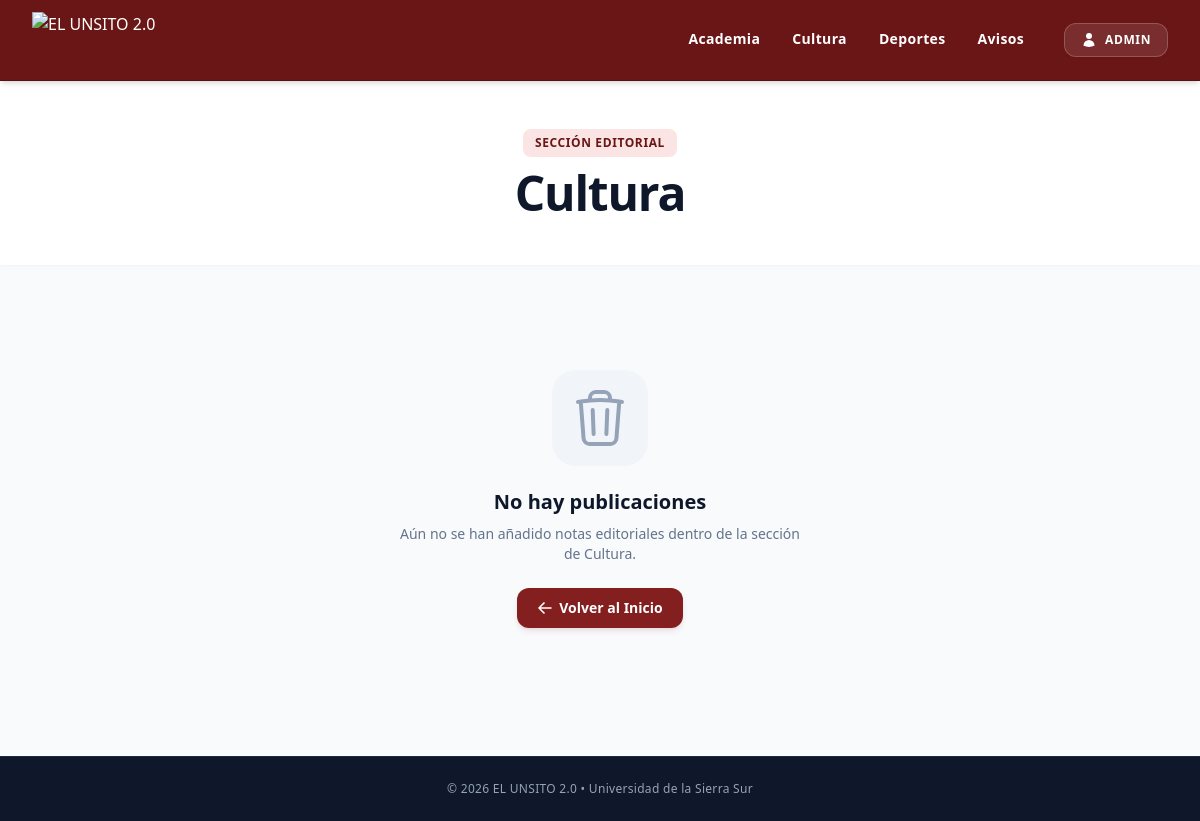
The page /seccion/cultura on the database as committed earlier.
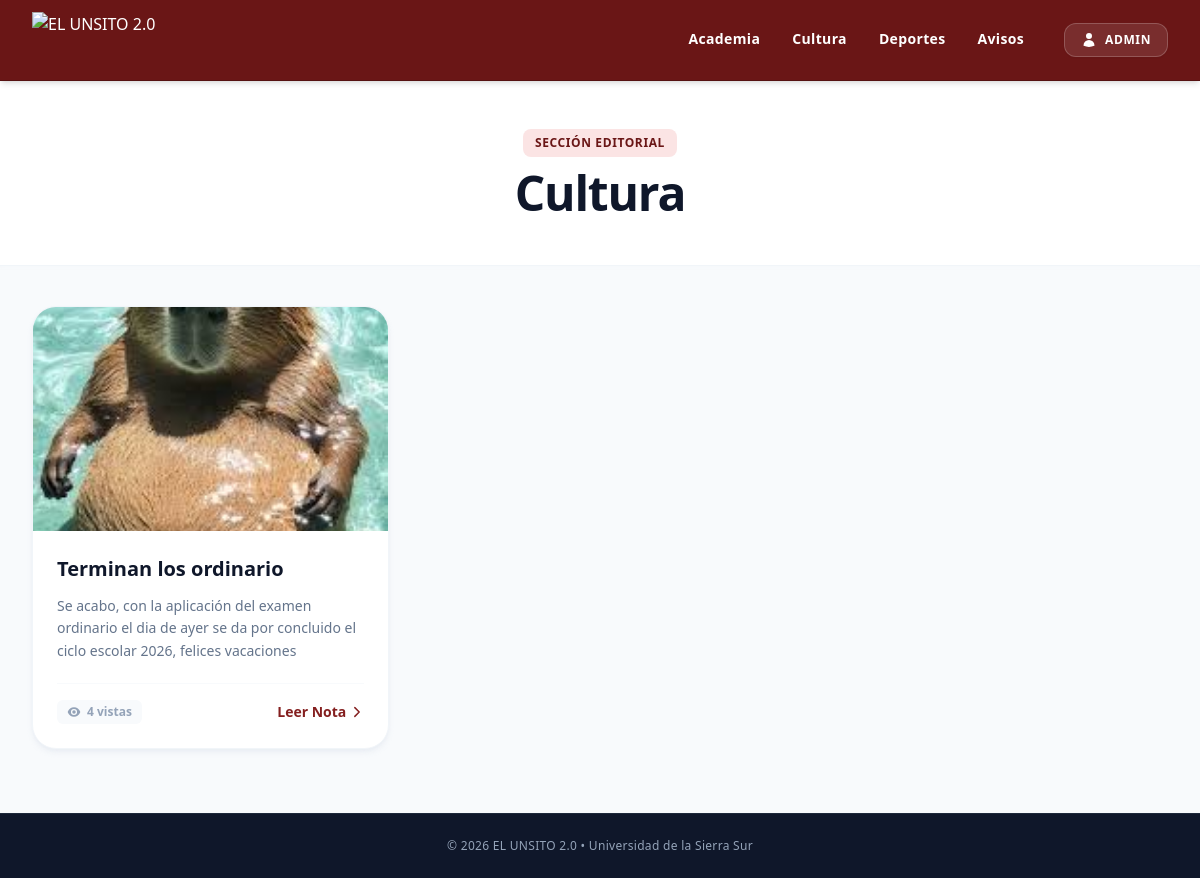
The same page on the database as committed later.
### app/models.py (models this page shows)
class Seccion(Base):
    __tablename__ = "secciones"
    id = Column(Integer, primary_key=True, index=True)
    nombre = Column(String, unique=True, index=True)  # Ej: "Deportes", "Cultura"
    slug = Column(String, unique=True, index=True)    # Ej: "act-depo", "act-cul"
    noticias = relationship("Noticia", back_populates="seccion")

class Noticia(Base):
    __tablename__ = "noticias"
    id = Column(Integer, primary_key=True, index=True)
    titulo = Column(String, nullable=False)
    contenido = Column(Text, nullable=False)
    imagen_url = Column(String, nullable=True)  # Nombre del archivo en /static/Noticias/
    fecha_creacion = Column(DateTime, default=datetime.utcnow)
    fecha_modificacion = Column(DateTime, default=datetime.utcnow, onupdate=datetime.utcnow)
    visitas = Column(Integer, default=0)
    seccion_id = Column(Integer, ForeignKey("secciones.id"))
    seccion = relationship("Seccion", back_populates="noticias")

### app/main.py (the view)
@app.get("/seccion/{slug}")
def ver_seccion(slug: str, request: Request, db: Session = Depends(get_db)):
    seccion = db.query(models.Seccion).filter(
        (models.Seccion.slug == slug.lower()) |
        (models.Seccion.nombre.ilike(slug))
    ).first()
    if not seccion:
        raise HTTPException(status_code=404, detail="Sección no encontrada")
    noticias = crud.obtener_noticias_por_seccion(db, seccion_slug=seccion.slug)
    return templates.TemplateResponse(
        request,
        "seccion.html",
        {"seccion": seccion, "noticias": noticias}
    )

### app/templates/seccion.html (shortened to what the changed rows need)
<!DOCTYPE html>
<html lang="es" class="h-full bg-slate-50">
<head>
    <script src="https://cdn.tailwindcss.com"></script>
</head>
<body class="flex flex-col min-h-full font-sans antialiased text-slate-800">
    <header class="bg-white py-12 border-b border-slate-100 mb-10 shadow-sm shadow-slate-100/50">
        <div class="max-w-7xl mx-auto px-4 sm:px-6 lg:px-8 text-center">
            <span class="inline-block bg-institucional-100 text-institucional-700 font-extrabold text-xs tracking-wider uppercase px-3 py-1.5 rounded-lg mb-3">
                Sección Editorial
            </span>
            <h1 class="text-4xl sm:text-5xl font-black text-slate-900 tracking-tight">
                {{ seccion.nombre }}
            </h1>
        </div>
    </header>
    <main class="flex-grow max-w-7xl w-full mx-auto px-4 sm:px-6 lg:px-8 mb-16">
        {% if noticias %}
            <div class="grid grid-cols-1 md:grid-cols-2 lg:grid-cols-3 gap-8">
                {% for noticia in noticias %}
                <article class="bg-white rounded-3xl shadow-md shadow-slate-200/60 border border-slate-100 overflow-hidden flex flex-col transform hover:-translate-y-1 hover:shadow-xl transition-all duration-300">
                    <div class="h-56 w-full bg-slate-100 overflow-hidden relative">
                        <img src="{{ noticia.imagen_url }}" class="w-full h-full object-cover object-center" alt="Portada de la nota">
                    </div>
                    <div class="p-6 flex flex-col flex-grow">
                        <h2 class="text-xl font-bold text-slate-900 line-clamp-2 mb-3 leading-snug">
                            {{ noticia.titulo }}
                        </h2>
                        <p class="text-slate-500 text-sm line-clamp-3 flex-grow mb-5 leading-relaxed">
                            {{ noticia.contenido }}
                        </p>
                        <div class="flex items-center justify-between pt-4 border-t border-slate-50">
                            <span class="inline-flex items-center gap-1.5 text-xs font-semibold text-slate-400 bg-slate-50 px-2.5 py-1 rounded-md">
                                {{ noticia.visitas }} vistas
                            </span>
                            <a href="/noticia/{{ noticia.id }}" class="inline-flex items-center gap-1 text-sm font-bold text-institucional-600 hover:text-institucional-800 transition-colors group">
                                Leer Nota
                                <svg xmlns="http://www.w3.org/2000/svg" fill="none" viewBox="0 0 24 24" stroke-width="2.5" stroke="currentColor" class="w-3.5 h-3.5 group-hover:translate-x-0.5 transition-transform">
                                    <path stroke-linecap="round" stroke-linejoin="round" d="m8.25 4.5 7.5 7.5-7.5 7.5" />
                                </svg>
                            </a>
                        </div>
                    </div>
                </article>
                {% endfor %}
            </div>
        {% else %}
            <div class="max-w-md mx-auto text-center py-16 px-4">
                <div class="bg-slate-100 p-4 rounded-3xl inline-block mb-4 text-slate-400">
                </div>
                <h3 class="text-xl font-bold text-slate-900 mb-2">No hay publicaciones</h3>
                <p class="text-slate-500 text-sm mb-6">Aún no se han añadido notas editoriales dentro de la sección de {{ seccion.nombre }}.</p>
                <a href="/" class="inline-flex items-center gap-1.5 bg-institucional-600 hover:bg-institucional-700 text-white font-bold text-sm px-5 py-2.5 rounded-xl shadow-md shadow-institucional-600/10 transition-all">
                    <svg xmlns="http://www.w3.org/2000/svg" fill="none" viewBox="0 0 24 24" stroke-width="2.5" stroke="currentColor" class="w-4 h-4">
                        <path stroke-linecap="round" stroke-linejoin="round" d="M10.5 19.5 3 12m0 0 7.5-7.5M3 12h18" />
                    </svg>
                    Volver al Inicio
                </a>
            </div>
        {% endif %}
    </main>
</body>
</html>

Rows that differ between the two databases and show on the page:
shown differently, row unchanged: Seccion "Cultura": nombre "Cultura" → (not shown)
added Noticia: imagen_url (picture), titulo "Terminan los ordinario", contenido "Se acabo, con la aplicación del examen ordinario el dia de ayer se da por concluido el ciclo escolar 2026, felices vacaciones", visitas "4"
Other text that changed with them:
text no longer shown: "No hay publicaciones Aún no se han añadido notas editoriales dentro de la sección de . Volver al Inicio"
